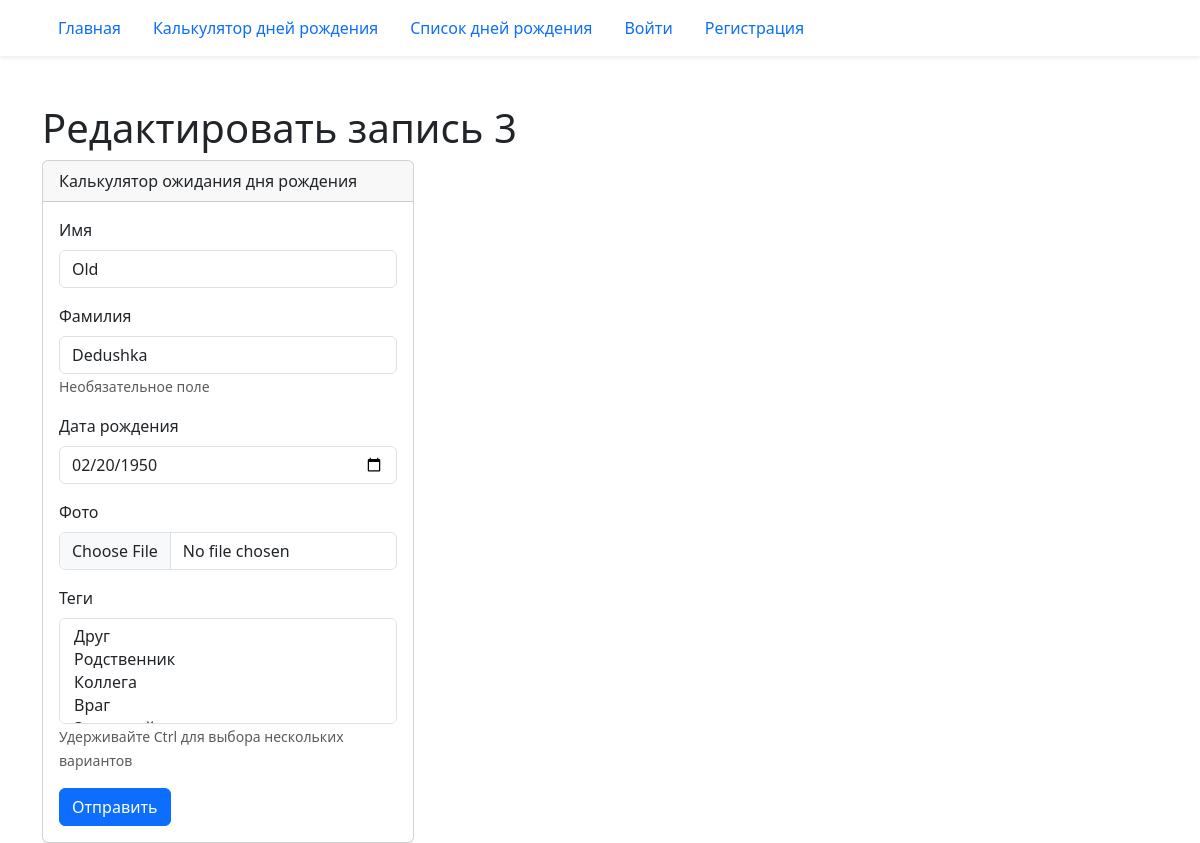
Page /birthday/3/edit/ on the committed database.
### birthday/models.py (models this page shows, shortened)
class Birthday(models.Model):
    first_name = models.CharField('Имя', max_length=30)
    last_name = models.CharField(
        'Фамилия', blank=True, help_text='Необязательное поле', max_length=30
    )
    birthday = models.DateField('Дата рождения', validators=(real_age,))
    image = models.ImageField('Фото', upload_to='birthdays_images', blank=True)
    author = models.ForeignKey(
        User, verbose_name='Автор записи', on_delete=models.CASCADE, null=True
    )
    tags = models.ManyToManyField(
        Tag,
        verbose_name='Теги',
        blank=True,
        help_text='Удерживайте Ctrl для выбора нескольких вариантов'
    )
    class Meta:
        constraints = (
            models.UniqueConstraint(
                fields=('first_name', 'last_name', 'birthday'),
                name='Unique person constraint',
            ),
        )

### birthday/views.py (the view)
# urls.py: path('<int:pk>/edit/', views.BirthdayUpdateView.as_view(), name='edit'),
class BirthdayUpdateView(UpdateView):
    model = Birthday
    form_class = BirthdayForm

### birthday/forms.py (shortened to what this page needs)
class BirthdayForm(forms.ModelForm):
    class Meta:
        model = Birthday
        exclude = ('author',)
        widgets = {
            'birthday': forms.DateInput(
                attrs={'type': 'date'},
                format='%Y-%m-%d',
            )
        }

### birthday/models.py (called while the page is built)
    def __str__(self):
        return self.tag

### templates/birthday/birthday_form.html (shortened to what this page needs)
{% extends "base.html" %}
{% load django_bootstrap5 %}
{% block content %}
  {% with data=form.instance %}
  {% if '/edit/' in request.path %}
    <h1>Редактировать запись {{ data.pk }}</h1>
  {% else %}
    <h1>Создать запись</h1>
  {% endif %}
  <div class="card col-4">
    <div class="card-header">
      Калькулятор ожидания дня рождения
    </div>
    <div class="card-body">
      <form method='post' enctype="multipart/form-data">
        {% bootstrap_form form %}
        {% bootstrap_button button_type="submit" content="Отправить" %}
      </form>
    </div>
  </div>
  {% endwith %}
{% endblock %}

### rows in the picture
Birthday: pk "3", first_name "Old", last_name "Dedushka", birthday "02/20/1950"
